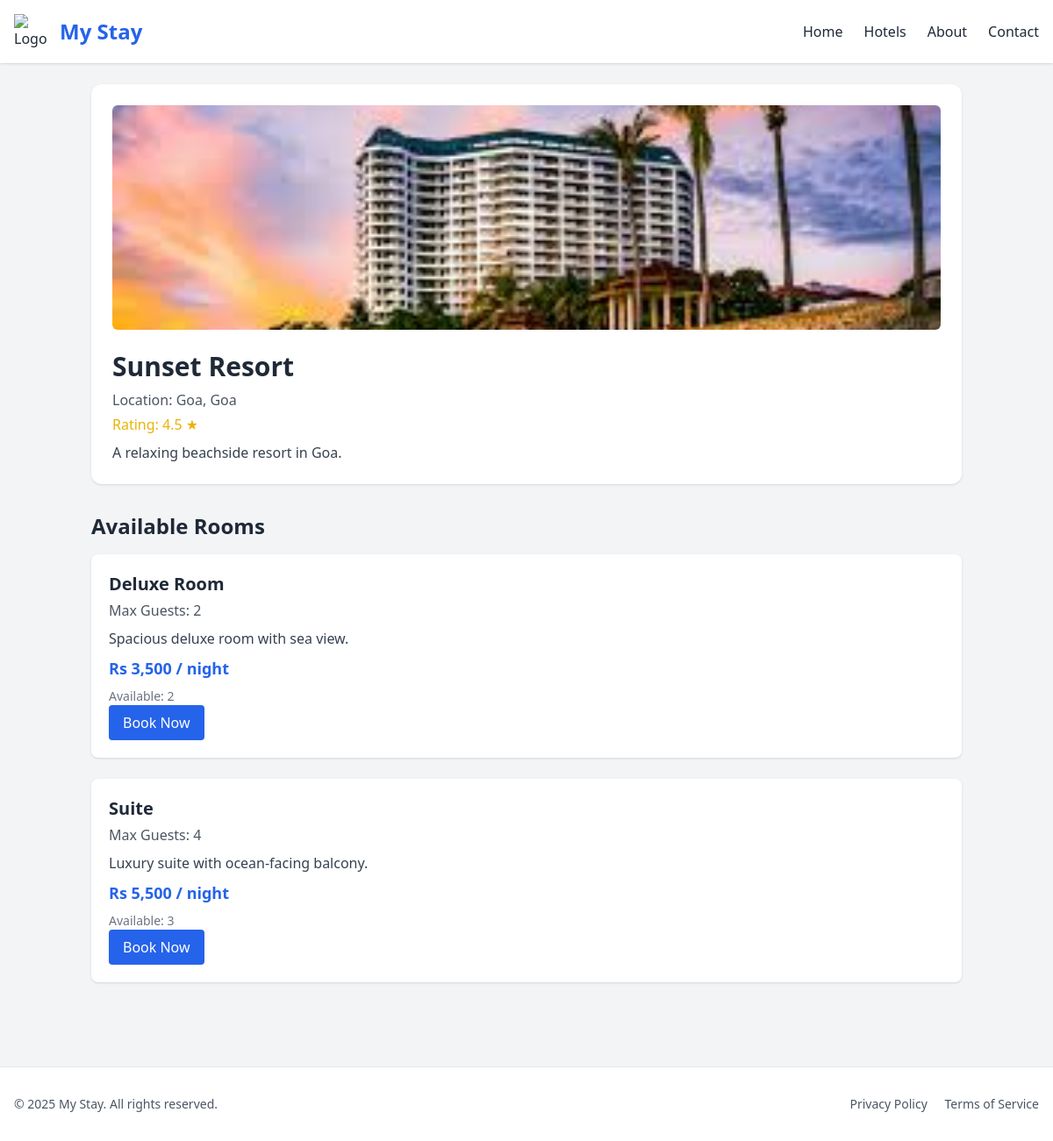
Page /main/hotel-detail.php?id=1 on the committed database.
### tables this page shows
CREATE TABLE `hotels` (
  `hotel_id` int(11) NOT NULL,
  `name` varchar(150) NOT NULL,
  `location` varchar(100) NOT NULL,
  `description` text DEFAULT NULL,
  `rating` float DEFAULT 0,
  `main_image_url` text DEFAULT NULL,
  `password` varchar(100) NOT NULL
);

CREATE TABLE `rooms` (
  `room_id` int(11) NOT NULL,
  `hotel_id` int(11) NOT NULL,
  `room_type` varchar(50) NOT NULL,
  `price_per_night` decimal(10,2) NOT NULL,
  `max_guests` int(11) NOT NULL,
  `description` text DEFAULT NULL,
  `available_count` int(11) DEFAULT 0,
  `status` enum('Available','Unavailable') DEFAULT 'Available'
);

### main/hotel-detail.php (the view, shortened to what this page needs)
<?php
$conn = new mysqli("localhost", "root", "", "hotelbooking");
$hotel_id = isset($_GET['id']) ? (int)$_GET['id'] : 0;
$hotelQuery = $conn->prepare("SELECT * FROM Hotels WHERE hotel_id = ?");
$hotelQuery->bind_param("i", $hotel_id);
$hotelQuery->execute();
$hotelResult = $hotelQuery->get_result();
$hotel = $hotelResult->fetch_assoc();
$roomsQuery = $conn->prepare("SELECT * FROM Rooms WHERE hotel_id = ?");
$roomsQuery->bind_param("i", $hotel_id);
$roomsQuery->execute();
$roomsResult = $roomsQuery->get_result();
$availableRooms = [];
$unavailableRooms = [];
while ($room = $roomsResult->fetch_assoc()) {
    if ($room['status'] === 'Available') {
        $availableRooms[] = $room;
    } else {
        $unavailableRooms[] = $room;
    }
}
?>
<!DOCTYPE html>
<html lang="en">
<head>
  <script src="https://cdn.tailwindcss.com"></script>
</head>
<body class="bg-gray-100 text-gray-800">
<header class="bg-white shadow fixed top-0 left-0 w-full z-50">
  <div class="max-w-7xl mx-auto px-4 py-4 flex justify-between items-center">
    <div class="flex items-center space-x-3">
      <img src="https://upload.wikimedia.org/wikipedia/commons/6/6b/Meetup_Logo.png" alt="Logo" class="w-10 h-10">
      <span class="text-2xl font-bold text-blue-600">My Stay</span>
    </div>
    <nav class="space-x-6 hidden md:flex">
      <a href="index.php" class="hover:text-blue-600">Home</a>
      <a href="hotel.php" class="hover:text-blue-600">Hotels</a>
      <a href="index.php#about" class="hover:text-blue-600">About</a>
      <a href="index.php#contact" class="hover:text-blue-600">Contact</a>
    </nav>
  </div>
</header>
<main class="pt-24 max-w-5xl mx-auto px-4 pb-12">
  <section class="bg-white shadow rounded-xl p-6 mb-8 transition-transform hover:scale-[1.02] duration-300">
    <img src="../uploads/<?= $hotel['main_image_url'] ?>" alt="<?= htmlspecialchars($hotel['name']) ?>" class="w-full rounded-md h-64 object-cover mb-6">
    <h1 class="text-3xl font-bold mb-2"><?= htmlspecialchars($hotel['name']) ?></h1>
    <p class="text-gray-600 mb-1">Location: <?= htmlspecialchars($hotel['location']) ?></p>
    <p class="text-yellow-500 font-medium mb-2">Rating: <?= number_format($hotel['rating'], 1) ?> ★</p>
    <p class="text-gray-700"><?= nl2br(htmlspecialchars($hotel['description'])) ?></p>
  </section>
  <section>
    <h2 class="text-2xl font-bold mb-4">Available Rooms</h2>
    <?php if (count($availableRooms) > 0): ?>
      <div class="space-y-6">
        <?php foreach ($availableRooms as $room): ?>
          <div class="bg-white shadow rounded-lg p-5 transition-transform hover:scale-[1.01] duration-300">
            <h3 class="text-xl font-semibold"><?= htmlspecialchars($room['room_type']) ?></h3>
            <p class="text-gray-600 mt-1 mb-2">Max Guests: <?= $room['max_guests'] ?></p>
            <p class="text-gray-700 mb-2"><?= nl2br(htmlspecialchars($room['description'])) ?></p>
            <p class="text-blue-600 font-bold text-lg mb-2">Rs <?= number_format($room['price_per_night']) ?> / night</p>
            <p class="text-sm text-gray-500">Available: <?= $room['available_count'] ?></p>
            <button type="button" onclick="toggleDrawer('drawer-<?= $room['room_id'] ?>')" class="bg-blue-600 text-white px-4 py-2 rounded hover:bg-blue-700 transition duration-300">
              Book Now
            </button>
          </div>
        <?php endforeach; ?>
      </div>
    <?php else: ?>
      <p class="text-gray-500">No available rooms at this time.</p>
    <?php endif; ?>
  </section>
</main>
<footer class="bg-white border-t mt-12">
  <div class="max-w-7xl mx-auto px-4 py-8 flex flex-col md:flex-row justify-between items-center text-sm text-gray-600">
    <p>&copy; 2025 My Stay. All rights reserved.</p>
    <div class="space-x-4 mt-4 md:mt-0">
      <a href="#" class="hover:underline">Privacy Policy</a>
      <a href="#" class="hover:underline">Terms of Service</a>
    </div>
  </div>
</footer>
</body>
</html>

### main/hotel-detail.php (style rules this page uses)
html { scroll-behavior: smooth; }

### rows in the picture
hotels: main_image_url (picture), name "Sunset Resort", location "Goa, Goa", rating "4.5", description "A relaxing beachside resort in Goa."
rooms: room_type "Deluxe Room", max_guests "2", description "Spacious deluxe room with sea view.", price_per_night "3,500", available_count "2"
rooms: room_type "Suite", max_guests "4", description "Luxury suite with ocean-facing balcony.", price_per_night "5,500", available_count "3"
